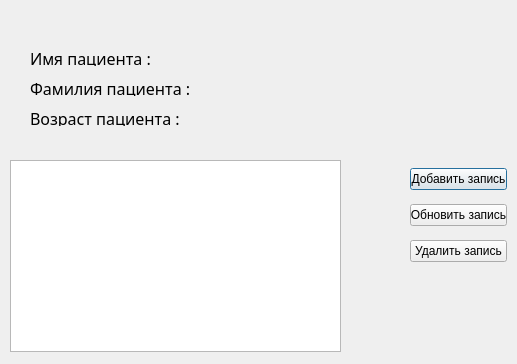
<?xml version="1.0" encoding="UTF-8"?>
<ui version="4.0">
 <class>pacient_info_editor</class>
 <widget class="QDialog" name="pacient_info_editor">
  <property name="geometry">
   <rect>
    <x>0</x>
    <y>0</y>
    <width>517</width>
    <height>364</height>
   </rect>
  </property>
  <property name="windowTitle">
   <string>Dialog</string>
  </property>
  <property name="autoFillBackground">
   <bool>false</bool>
  </property>
  <widget class="QLabel" name="label">
   <property name="geometry">
    <rect>
     <x>30</x>
     <y>50</y>
     <width>121</width>
     <height>16</height>
    </rect>
   </property>
   <property name="font">
    <font>
     <family>MV Boli</family>
     <pointsize>12</pointsize>
    </font>
   </property>
   <property name="text">
    <string>Имя пациента :</string>
   </property>
  </widget>
  <widget class="QLabel" name="label_2">
   <property name="geometry">
    <rect>
     <x>30</x>
     <y>80</y>
     <width>161</width>
     <height>16</height>
    </rect>
   </property>
   <property name="font">
    <font>
     <family>MV Boli</family>
     <pointsize>12</pointsize>
    </font>
   </property>
   <property name="text">
    <string>Фамилия пациента :</string>
   </property>
  </widget>
  <widget class="QLabel" name="label_3">
   <property name="geometry">
    <rect>
     <x>30</x>
     <y>110</y>
     <width>151</width>
     <height>16</height>
    </rect>
   </property>
   <property name="font">
    <font>
     <family>MV Boli</family>
     <pointsize>12</pointsize>
    </font>
   </property>
   <property name="text">
    <string>Возраст пациента :</string>
   </property>
  </widget>
  <widget class="QLabel" name="Name1">
   <property name="geometry">
    <rect>
     <x>190</x>
     <y>50</y>
     <width>121</width>
     <height>21</height>
    </rect>
   </property>
   <property name="font">
    <font>
     <family>Myanmar Text</family>
     <pointsize>12</pointsize>
    </font>
   </property>
   <property name="text">
    <string/>
   </property>
  </widget>
  <widget class="QLabel" name="Surname1">
   <property name="geometry">
    <rect>
     <x>200</x>
     <y>80</y>
     <width>101</width>
     <height>21</height>
    </rect>
   </property>
   <property name="font">
    <font>
     <family>Myanmar Text</family>
     <pointsize>12</pointsize>
    </font>
   </property>
   <property name="text">
    <string/>
   </property>
  </widget>
  <widget class="QLabel" name="Age1">
   <property name="geometry">
    <rect>
     <x>220</x>
     <y>110</y>
     <width>131</width>
     <height>21</height>
    </rect>
   </property>
   <property name="font">
    <font>
     <family>Myanmar Text</family>
     <pointsize>12</pointsize>
    </font>
   </property>
   <property name="text">
    <string/>
   </property>
  </widget>
  <widget class="QTableView" name="Diseases">
   <property name="geometry">
    <rect>
     <x>10</x>
     <y>160</y>
     <width>331</width>
     <height>192</height>
    </rect>
   </property>
   <property name="font">
    <font>
     <family>Myanmar Text</family>
    </font>
   </property>
   <property name="sortingEnabled">
    <bool>true</bool>
   </property>
  </widget>
  <widget class="QWidget" name="layoutWidget">
   <property name="geometry">
    <rect>
     <x>410</x>
     <y>160</y>
     <width>97</width>
     <height>112</height>
    </rect>
   </property>
   <layout class="QVBoxLayout" name="verticalLayout">
    <item>
     <widget class="QPushButton" name="addButton">
      <property name="text">
       <string>Добавить запись</string>
      </property>
     </widget>
    </item>
    <item>
     <widget class="QPushButton" name="updateButton">
      <property name="text">
       <string>Обновить запись</string>
      </property>
     </widget>
    </item>
    <item>
     <widget class="QPushButton" name="delButton">
      <property name="text">
       <string>Удалить запись</string>
      </property>
     </widget>
    </item>
   </layout>
  </widget>
 </widget>
 <resources/>
 <connections/>
</ui>
